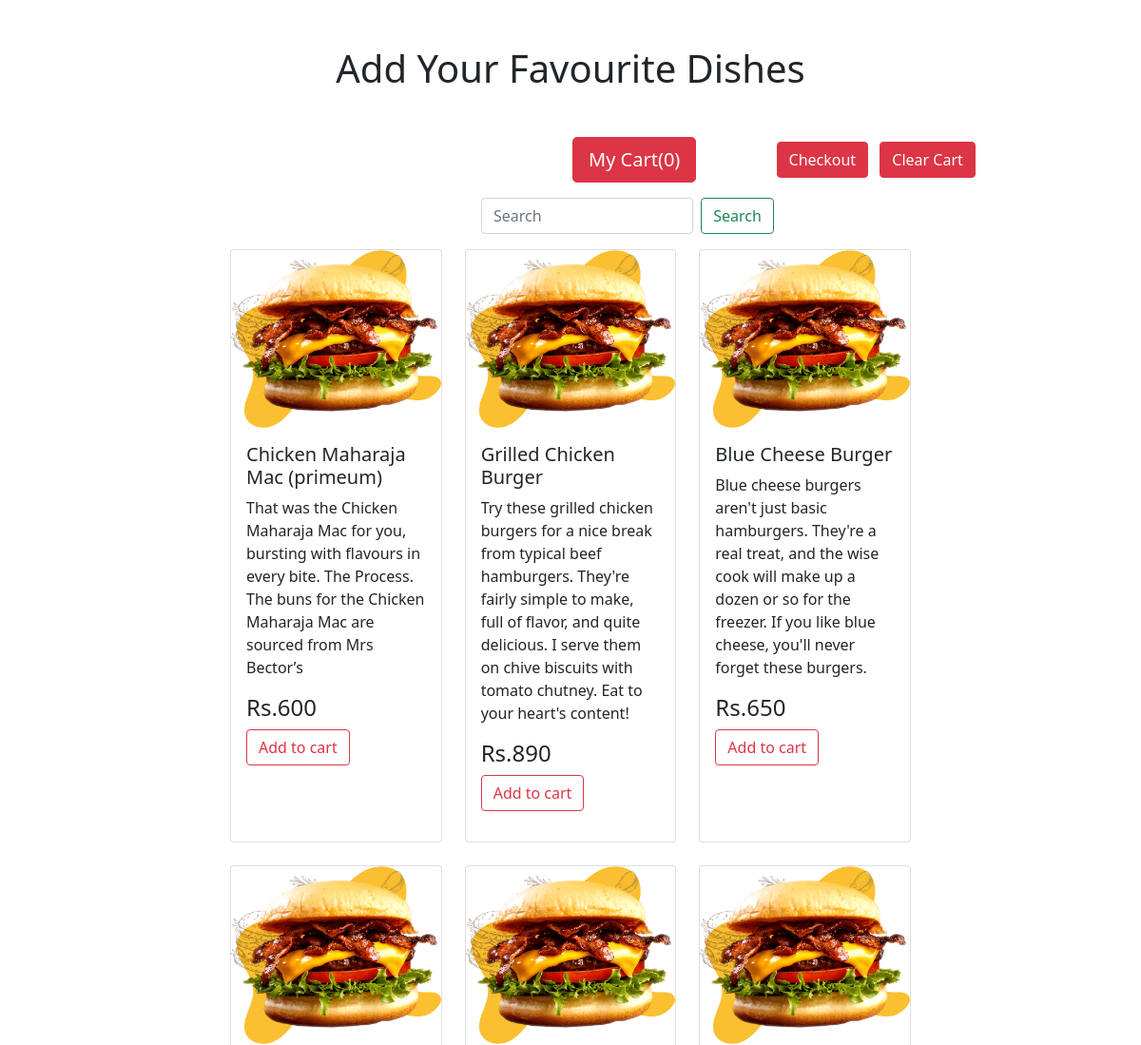
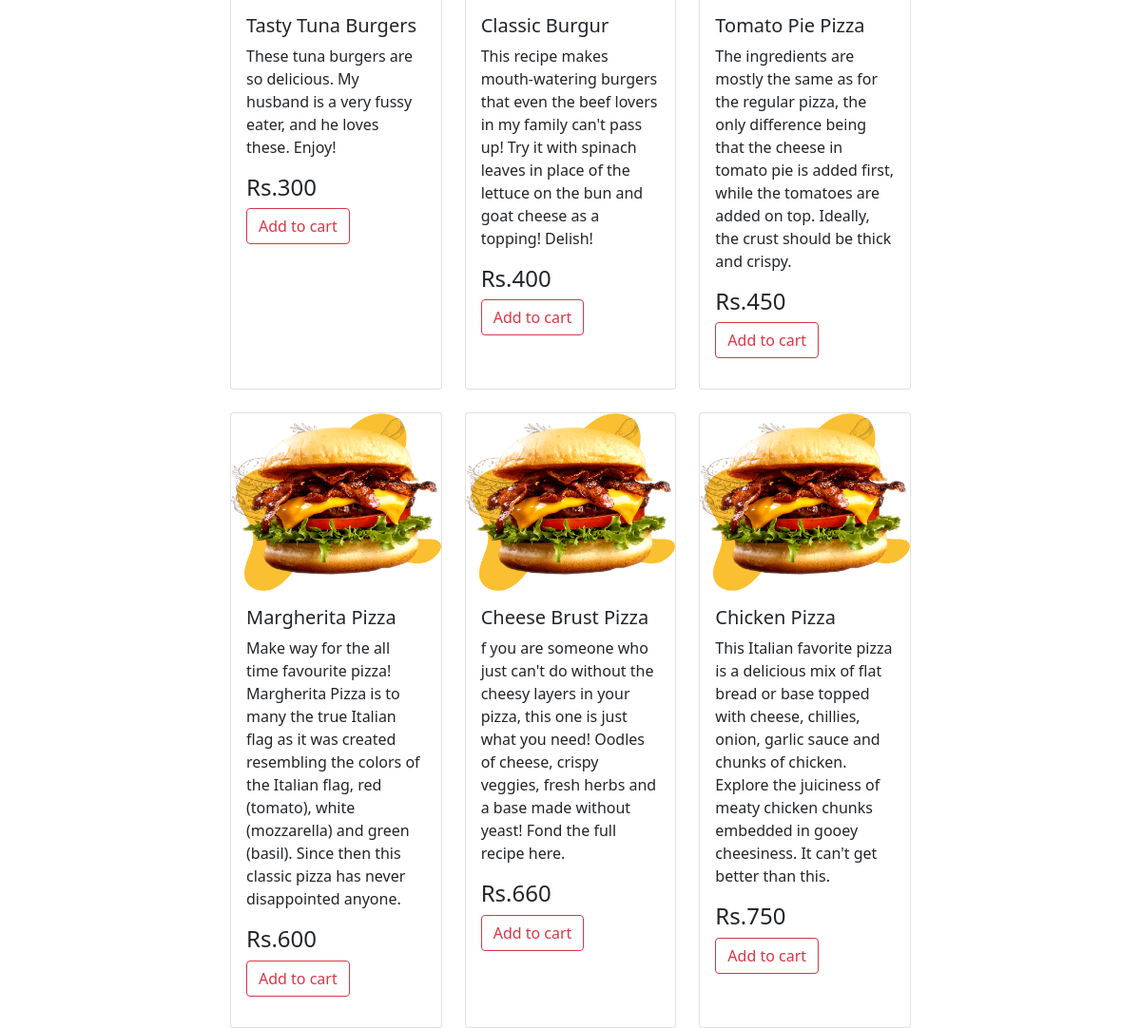
Page /shop/burgerlist/ on the committed database (2 pictures, top to bottom).
### foodapp/models.py (models this page shows, shortened)
class Burger(models.Model):
    bur_id = models.AutoField(primary_key=True)
    bur_name = models.CharField(max_length=50)
    bur_desc = models.CharField(max_length=500)
    bur_price = models.IntegerField(default="")

### foodapp/views.py (the view)
# urls.py: path("burgerlist/", views.bugerlist, name="burgerlist"),
def bugerlist(request):
    burger = Burger.objects.all()
    return render(request, "foodapp/burgerlist.html", {'burger': burger})

### foodapp/templates/foodapp/burgerlist.html (shortened to what this page needs)
<!doctype html>
<html lang="en">
<head>
  <link href="https://cdn.jsdelivr.net/npm/bootstrap@5.0.2/dist/css/bootstrap.min.css" rel="stylesheet"
>
  <link rel="stylesheet" href="https://cdnjs.cloudflare.com/ajax/libs/font-awesome/5.15.3/css/all.min.css">
</head>
<body>
  {% load static %}
  <div class="container">
    <h1 class="text-center m-5">Add Your Favourite Dishes</h1>
    <button type="button" class="btn btn-lg btn-danger add-btn" data-bs-toggle="popover" data-bs-html="true"
      id="popcart" title="Cart" data-bs-content="And here's some amazing content. It's very engaging. Right?">My
      Cart(<span id="cart">0</span>)</button>
    <a href='/shop/checkoutbill'><button class='btn btn-danger' id='checkout'>Checkout</button></a>
    <button
      class='btn btn-danger mx-2' onclick='clearCart()' id='clearCart'>Clear Cart</button>
    <form method="get" action="/shop/search" class="d-flex">
      <input class="form-control me-2" type="search" placeholder="Search" aria-label="Search" name="query" id="query">
      <button class="btn btn-outline-success" type="submit">Search</button>
    </form>
    <div class="row row-cols-1 cards row-cols-md-3 g-4">
      {% for burger in burger %}
      <div class="col">
        <div class="card h-100 card-b">
          <img src='{% static "foodapp/home-img.png" %}' class="card-img-top image" alt="...">
          <div class="card-body">
            <h5 class="card-title" id="namebr{{burger.bur_id}}">{{burger.bur_name}}</h5>
            <p class="card-text">{{burger.bur_desc}}</p>
            <h4 class="card-title">Rs.<span id="pricebr{{burger.bur_id}}">{{burger.bur_price}}</span></h4>
            <span id="divbr{{burger.bur_id}}" class="divbr">
              <button type="button" class="btn btn-outline-danger cart" id="br{{burger.bur_id}}">Add to cart</button>
            </span>
          </div>
        </div>
      </div>
      {% endfor %}
    </div>
  </div>
</body>
</html>

### foodapp/templates/foodapp/burgerlist.html (style rules this page uses)
.cards { padding-left: 200px; padding-right: 200px; }
.add-btn { margin-left: 560px; margin-right: 80px; margin-bottom: 30px; }
.me-2 { margin-right: 0.5rem !important; width: 20%; margin-left: 29rem; margin-bottom: 1rem; }
.btn { margin-bottom: 16px; }

### rows in the picture
Burger: bur_name "Chicken Maharaja Mac (primeum)", bur_desc "That was the Chicken Maharaja Mac for you, bursting with flavours in every bite. The Process. The buns for the Chicken Maharaja Mac are sourced from Mrs Bector’s", bur_price "600"
Burger: bur_name "Grilled Chicken Burger", bur_desc "Try these grilled chicken burgers for a nice break from typical beef hamburgers. They're fairly simple to make, full of flavor, and quite delicious. I serve them on chive biscuits with tomato chutney. Eat to your heart's content!", bur_price "890"
Burger: bur_name "Blue Cheese Burger", bur_desc "Blue cheese burgers aren't just basic hamburgers. They're a real treat, and the wise cook will make up a dozen or so for the freezer. If you like blue cheese, you'll never forget these burgers.", bur_price "650"
Burger: bur_name "Tasty Tuna Burgers", bur_desc "These tuna burgers are so delicious. My husband is a very fussy eater, and he loves these. Enjoy!", bur_price "300"
Burger: bur_name "Classic Burgur", bur_desc "This recipe makes mouth-watering burgers that even the beef lovers in my family can't pass up! Try it with spinach leaves in place of the lettuce on the bun and goat cheese as a topping! Delish!", bur_price "400"
Burger: bur_name "Tomato Pie Pizza", bur_desc "The ingredients are mostly the same as for the regular pizza, the only difference being that the cheese in tomato pie is added first, while the tomatoes are added on top. Ideally, the crust should be thick and crispy.", bur_price "450"
Burger: bur_name "Margherita Pizza", bur_desc "Make way for the all time favourite pizza! Margherita Pizza is to many the true Italian flag as it was created resembling the colors of the Italian flag, red (tomato), white (mozzarella) and green (basil). Since then this classic pizza has never disappointed anyone.", bur_price "600"
Burger: bur_name "Cheese Brust Pizza", bur_desc "f you are someone who just can't do without the cheesy layers in your pizza, this one is just what you need! Oodles of cheese, crispy veggies, fresh herbs and a base made without yeast! Fond the full recipe here.", bur_price "660"
Burger: bur_name "Chicken Pizza", bur_desc "This Italian favorite pizza is a delicious mix of flat bread or base topped with cheese, chillies, onion, garlic sauce and chunks of chicken. Explore the juiciness of meaty chicken chunks embedded in gooey cheesiness. It can't get better than this.", bur_price "750"
